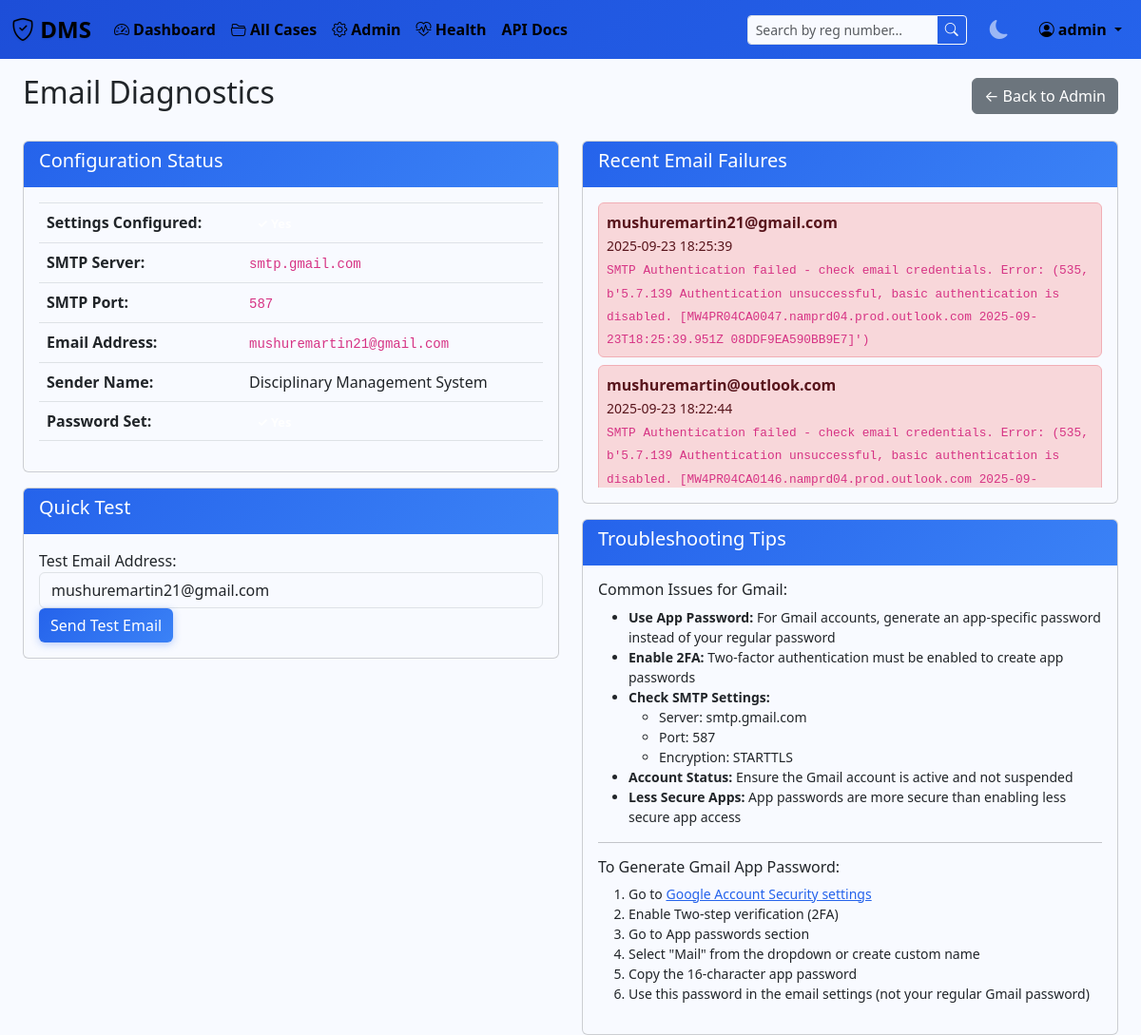
The page /admin/email-diagnostics (signed in) on the database its author committed.
### tables this page shows
CREATE TABLE users (
            id INTEGER PRIMARY KEY AUTOINCREMENT,
            username TEXT UNIQUE NOT NULL,
            email TEXT UNIQUE NOT NULL,
            password_hash TEXT NOT NULL,
            role TEXT NOT NULL DEFAULT 'student',
            created_at TIMESTAMP DEFAULT CURRENT_TIMESTAMP,
            is_active BOOLEAN DEFAULT 1
        , can_give_verdict BOOLEAN DEFAULT 0, department TEXT, failed_login_attempts INTEGER DEFAULT 0, locked_until TIMESTAMP NULL, temp_password_hash TEXT NULL, temp_password_expiry TIMESTAMP NULL);

CREATE TABLE email_settings (
            id INTEGER PRIMARY KEY AUTOINCREMENT,
            smtp_server TEXT NOT NULL DEFAULT 'smtp-mail.outlook.com',
            smtp_port INTEGER NOT NULL DEFAULT 587,
            email_address TEXT NOT NULL,
            email_password TEXT NOT NULL,
            sender_name TEXT DEFAULT 'Disciplinary Management System',
            is_active BOOLEAN DEFAULT 1,
            created_at TIMESTAMP DEFAULT CURRENT_TIMESTAMP,
            updated_at TIMESTAMP DEFAULT CURRENT_TIMESTAMP
        );

CREATE TABLE email_logs (
            id INTEGER PRIMARY KEY AUTOINCREMENT,
            recipient_email TEXT NOT NULL,
            recipient_type TEXT NOT NULL,
            subject TEXT NOT NULL,
            message TEXT NOT NULL,
            sent_status TEXT DEFAULT 'pending',
            error_message TEXT,
            case_number TEXT,
            sent_by INTEGER,
            sent_at TIMESTAMP DEFAULT CURRENT_TIMESTAMP,
            FOREIGN KEY (sent_by) REFERENCES users (id)
        );

### app.py (the view)
@app.route('/admin/email-diagnostics')
@login_required
@require_role('admin')
def email_diagnostics():
    conn = get_db_connection()
    settings = get_email_settings()
    diagnostics = {
        'settings_configured': settings is not None,
        'smtp_server': settings['smtp_server'] if settings else 'Not configured',
        'smtp_port': settings['smtp_port'] if settings else 'Not configured',
        'email_address': settings['email_address'] if settings else 'Not configured',
        'sender_name': settings['sender_name'] if settings else 'Not configured',
        'password_set': bool(settings and settings['email_password']) if settings else False
    }
    recent_failures = conn.execute('''
        SELECT recipient_email, error_message, sent_at
        FROM email_logs
        WHERE sent_status = 'failed'
        ORDER BY sent_at DESC
        LIMIT 10
    ''').fetchall()
    conn.close()
    return render_template('email_diagnostics.html',
                         diagnostics=diagnostics,
                         settings=settings,
                         recent_failures=recent_failures)

### app.py (called while the page is built)
def get_db_connection():
    conn = sqlite3.connect(DATABASE)
    conn.row_factory = sqlite3.Row
    conn.execute('PRAGMA foreign_keys = ON')
    return conn

def get_email_settings():
    conn = get_db_connection()
    settings = conn.execute(
        'SELECT * FROM email_settings WHERE is_active = 1 ORDER BY updated_at DESC LIMIT 1'
    ).fetchone()
    conn.close()
    return settings

def require_role(required_role):
    def decorator(f):
        @wraps(f)
        def decorated_function(*args, **kwargs):
            if not current_user.is_authenticated:
                return redirect(url_for('login'))
            if not current_user.has_permission(required_role):
                abort(403)
            return f(*args, **kwargs)
        return decorated_function
    return decorator

@login_manager.user_loader
def load_user(user_id):
    conn = get_db_connection()
    user = conn.execute('SELECT * FROM users WHERE id = ? AND is_active = 1', (user_id,)).fetchone()
    conn.close()
    if user:
        can_give_verdict = user['can_give_verdict'] if 'can_give_verdict' in user.keys() else False
        return User(user['id'], user['username'], user['email'], user['role'], can_give_verdict)
    return None

    def has_permission(self, required_role):
        role_hierarchy = {'staff': 1, 'admin': 2}
        return role_hierarchy.get(self.role, 0) >= role_hierarchy.get(required_role, 0)

### templates/email_diagnostics.html (shortened to what this page needs)
{% extends "base.html" %}
{% block content %}
<div class="container-fluid">
    <div class="d-flex justify-content-between align-items-center mb-4">
        <h2>Email Diagnostics</h2>
        <a href="{{ url_for('admin_panel') }}" class="btn btn-secondary">← Back to Admin</a>
    </div>
    <div class="row">
        <div class="col-md-6">
            <div class="card">
                <div class="card-header">
                    <h5>Configuration Status</h5>
                </div>
                <div class="card-body">
                    <table class="table table-sm">
                        <tr>
                            <td><strong>Settings Configured:</strong></td>
                            <td>
                                {% if diagnostics.settings_configured %}
                                    <span class="badge badge-success">✓ Yes</span>
                                {% else %}
                                    <span class="badge badge-danger">✗ No</span>
                                {% endif %}
                            </td>
                        </tr>
                        <tr>
                            <td><strong>SMTP Server:</strong></td>
                            <td><code>{{ diagnostics.smtp_server }}</code></td>
                        </tr>
                        <tr>
                            <td><strong>SMTP Port:</strong></td>
                            <td><code>{{ diagnostics.smtp_port }}</code></td>
                        </tr>
                        <tr>
                            <td><strong>Email Address:</strong></td>
                            <td><code>{{ diagnostics.email_address }}</code></td>
                        </tr>
                        <tr>
                            <td><strong>Sender Name:</strong></td>
                            <td>{{ diagnostics.sender_name }}</td>
                        </tr>
                        <tr>
                            <td><strong>Password Set:</strong></td>
                            <td>
                                {% if diagnostics.password_set %}
                                    <span class="badge badge-success">✓ Yes</span>
                                {% else %}
                                    <span class="badge badge-danger">✗ No</span>
                                {% endif %}
                            </td>
                        </tr>
                    </table>
                </div>
            </div>
            <div class="card mt-3">
                <div class="card-header">
                    <h5>Quick Test</h5>
                </div>
                <div class="card-body">
                    <form method="POST" action="{{ url_for('test_email') }}">
                        <div class="form-group">
                            <label>Test Email Address:</label>
                            <input type="email" class="form-control" name="test_email"
                                   value="{{ settings.email_address if settings else '' }}" required>
                        </div>
                        <button type="submit" class="btn btn-primary">Send Test Email</button>
                    </form>
                </div>
            </div>
        </div>
        <div class="col-md-6">
            <div class="card">
                <div class="card-header">
                    <h5>Recent Email Failures</h5>
                </div>
                <div class="card-body">
                    {% if recent_failures %}
                    <div style="max-height: 300px; overflow-y: auto;">
                        {% for failure in recent_failures %}
                        <div class="alert alert-danger alert-sm mb-2">
                            <strong>{{ failure.recipient_email }}</strong><br>
                            <small>{{ failure.sent_at }}</small><br>
                            <code style="font-size: 0.8em;">{{ failure.error_message }}</code>
                        </div>
                        {% endfor %}
                    </div>
                    {% else %}
                    <p class="text-muted">No recent email failures found.</p>
                    {% endif %}
                </div>
            </div>
            <div class="card mt-3">
                <div class="card-header">
                    <h5>Troubleshooting Tips</h5>
                </div>
                <div class="card-body">
                    <h6>Common Issues for Gmail:</h6>
                    <ul class="small">
                        <li><strong>Use App Password:</strong> For Gmail accounts, generate an app-specific password instead of your regular password</li>
                        <li><strong>Enable 2FA:</strong> Two-factor authentication must be enabled to create app passwords</li>
                        <li><strong>Check SMTP Settings:</strong>
                            <ul>
                                <li>Server: smtp.gmail.com</li>
                                <li>Port: 587</li>
                                <li>Encryption: STARTTLS</li>
                            </ul>
                        </li>
                        <li><strong>Account Status:</strong> Ensure the Gmail account is active and not suspended</li>
                        <li><strong>Less Secure Apps:</strong> App passwords are more secure than enabling less secure app access</li>
                    </ul>
                    <hr>
                    <h6>To Generate Gmail App Password:</h6>
                    <ol class="small">
                        <li>Go to <a href="https://myaccount.google.com/security" target="_blank">Google Account Security settings</a></li>
                        <li>Enable Two-step verification (2FA)</li>
                        <li>Go to App passwords section</li>
                        <li>Select "Mail" from the dropdown or create custom name</li>
                        <li>Copy the 16-character app password</li>
                        <li>Use this password in the email settings (not your regular Gmail password)</li>
                    </ol>
                </div>
            </div>
        </div>
    </div>
</div>
{% endblock %}

### templates/base.html (shortened to what this page needs)
<!DOCTYPE html>
<html lang="en" data-bs-theme="light">
<head>
    <link href="https://cdn.jsdelivr.net/npm/bootstrap@5.3.0/dist/css/bootstrap.min.css" rel="stylesheet">
    <link href="https://cdn.jsdelivr.net/npm/bootstrap-icons@1.10.0/font/bootstrap-icons.css" rel="stylesheet">
</head>
<body>
    {% if current_user.is_authenticated %}
    <nav class="navbar navbar-expand-lg navbar-dark bg-dark">
        <div class="container-fluid">
            <a class="navbar-brand" href="{{ url_for('dashboard') }}">
                <i class="bi bi-shield-check"></i> DMS
            </a>
            <div class="collapse navbar-collapse" id="navbarNav">
                <ul class="navbar-nav me-auto">
                    <li class="nav-item">
                        <a class="nav-link" href="{{ url_for('dashboard') }}">
                            <i class="bi bi-speedometer2"></i> Dashboard
                        </a>
                    </li>
                    {% if current_user.has_permission('staff') %}
                    <li class="nav-item">
                        <a class="nav-link" href="{{ url_for('cases') }}">
                            <i class="bi bi-folder2-open"></i> All Cases
                        </a>
                    </li>
                    {% endif %}
                    {% if current_user.role == 'admin' %}
                    <li class="nav-item">
                        <a class="nav-link" href="{{ url_for('admin_panel') }}">
                            <i class="bi bi-gear"></i> Admin
                        </a>
                    </li>
                    <li class="nav-item">
                        <a class="nav-link" href="{{ url_for('health_dashboard') }}">
                            <i class="bi bi-heart-pulse"></i> Health
                        </a>
                    </li>
                    <li class="nav-item">
                        <a class="nav-link" href="{{ url_for('api_documentation') }}">API Docs</a>
                    </li>
                    {% endif %}
                </ul>
                <div class="search-container me-3">
                    <div class="input-group input-group-sm">
                        <input type="text" class="form-control" id="searchInput" placeholder="Search by reg number..." style="width: 200px;">
                        <button class="btn btn-outline-light" type="button" id="searchBtn">
                            <i class="bi bi-search"></i>
                        </button>
                    </div>
                </div>
                <button class="theme-toggle me-3" id="themeToggle" title="Toggle theme">
                    <i class="bi bi-sun-fill" id="themeIcon"></i>
                </button>
                <div class="navbar-nav">
                    <div class="nav-item dropdown">
                        <a class="nav-link dropdown-toggle" href="#" role="button" data-bs-toggle="dropdown">
                            <i class="bi bi-person-circle"></i> {{ current_user.username }}
                        </a>
                    </div>
                </div>
            </div>
        </div>
    </nav>
    {% endif %}
    <div class="container-fluid mt-3">
        {% block content %}{% endblock %}
    </div>
</body>
</html>

### templates/base.html (style rules this page uses)
:root { --bs-body-bg: #f8faff; --navbar-brand-color: #2563eb; --primary-blue: #2563eb; --primary-blue-light: #3b82f6; --primary-blue-dark: #1d4ed8; --accent-blue: #1e40af; --blue-gradient-start: #2563eb; --blue-gradient-end: #3b82f6; }
.navbar-brand { font-weight: bold; font-size: 1.5rem; color: black !important; text-shadow: 0 1px 2px rgba(0,0,0,0.1); }
.navbar-nav .nav-link { font-weight: bold !important; color: black !important; }
.navbar-dark { background: linear-gradient(135deg, var(--primary-blue-dark), var(--primary-blue)) !important; }
.nav-link { transition: all 0.3s ease; }
.search-container { position: relative; }
.theme-toggle { background: none; border: none; color: var(--bs-navbar-color); font-size: 1.25rem; padding: 0.25rem 0.5rem; border-radius: 0.25rem; transition: all 0.15s ease-in-out; }
.btn-primary { background: linear-gradient(135deg, var(--primary-blue), var(--primary-blue-light)); border: none; box-shadow: 0 2px 8px rgba(37, 99, 235, 0.3); transition: all 0.3s ease; }
.card-header { background: linear-gradient(135deg, var(--primary-blue), var(--primary-blue-light)); color: white; border: none; }
a { color: var(--primary-blue); }

### templates/email_diagnostics.html (style rules this page uses)
.alert-sm { padding: 0.5rem; margin-bottom: 0.5rem; }
.table td { border-top: 1px solid #dee2e6; padding: 0.5rem; }
.badge { font-size: 0.8em; }

### rows shown on the page
users: username "admin"
email_settings: smtp_server "smtp.gmail.com", smtp_port "587", email_address "mushuremartin21@gmail.com", sender_name "Disciplinary Management System", test_email "mushuremartin21@gmail.com"
email_logs: recipient_email "mushuremartin21@gmail.com", sent_at "2025-09-23 18:25:39", error_message "SMTP Authentication failed - check email credentials. Error: (535, b'5.7.139 Authentication unsuccessful, basic authentication is disabled. [MW4PR04CA0047.namprd04.prod.outlook.com 2025-09-23T18:25:39.951Z 08DDF9EA590BB9E7]')"
email_logs: recipient_email "mushuremartin@outlook.com", sent_at "2025-09-23 18:22:44", error_message "SMTP Authentication failed - check email credentials. Error: (535, b'5.7.139 Authentication unsuccessful, basic authentication is disabled. [MW4PR04CA0146.namprd04.prod.outlook.com…"
